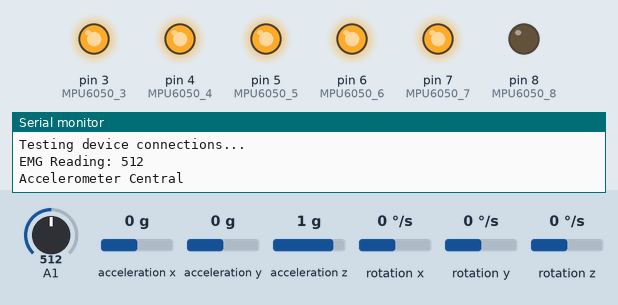
Bench run of a sketch on a simulated Arduino Uno, built with avr-gcc and run on an emulated ATmega328P. Shown: output pins drawn as LEDs (lit = HIGH), the last lines printed to the serial monitor. The inputs (shaded band) are chosen by the test bench; at power-on: A1 = 512, acceleration x 0 g, acceleration y 0 g, acceleration z 1 g, rotation x 0 °/s, rotation y 0 °/s, rotation z 0 °/s.

Above: at 0.05 s.
At 0.64 s:
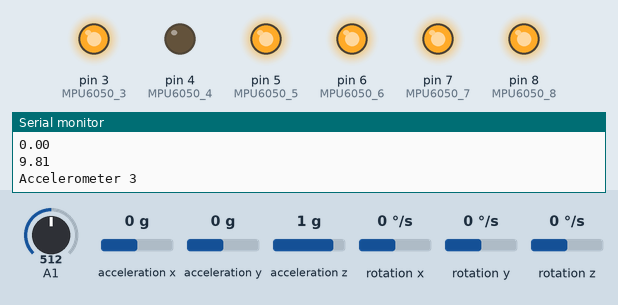
At 1.01 s:
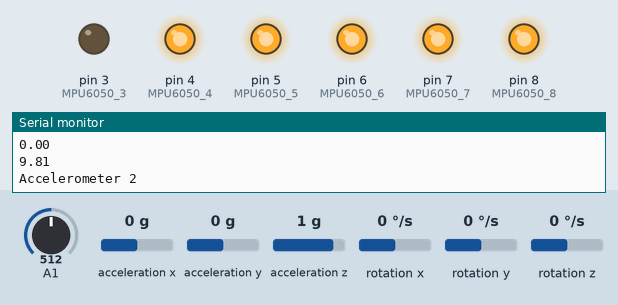
At 1.31 s:
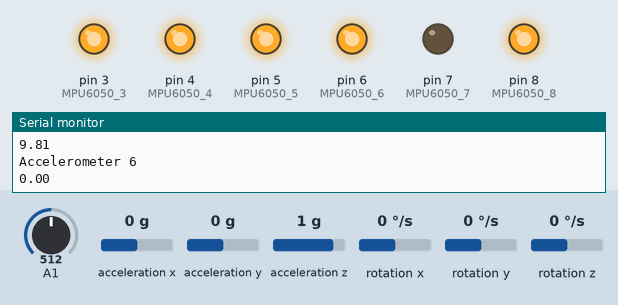
At 2.12 s:
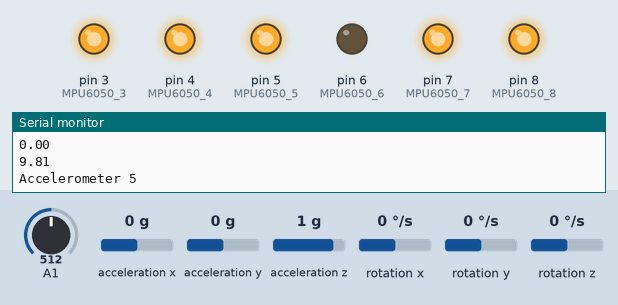
At 2.94 s:
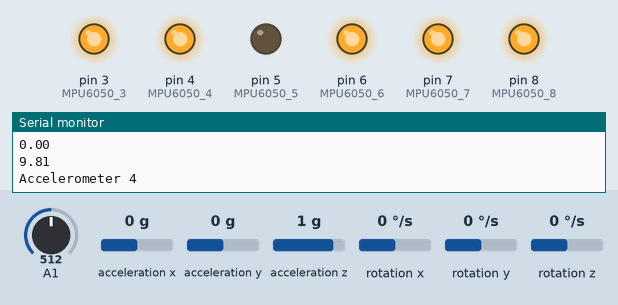
Timing chart, 0 to 3.2 s (numbered marks = the images above):
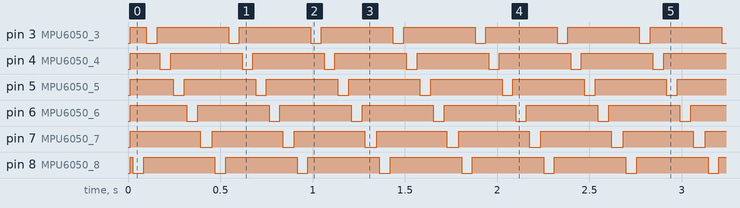

Measured:
- by itself, pin 3 (MPU6050_3), pin 4 (MPU6050_4), pin 5 (MPU6050_5), pin 8 (MPU6050_8): repeats every 0.45 s: LOW 0.06 s, HIGH 0.39 s
- by itself, pin 6 (MPU6050_6): alternates HIGH for 0.39 s and LOW for 0.06 s
- by itself, pin 7 (MPU6050_7): alternates HIGH for 0.38 s and LOW for 0.06 s

The sketch:

_6MPUv1.0.ino
```cpp
//Example code for configuring 6 seperate MPU6050 accelerometers
/* Author(s): SRIRAM BOPPANA, Jason Ummel, Samuel Kuhns
*  Date: 02/19/2017
*  This code is based off the Jeff Rowberg I2Cdev.h and MPU6050.h library files
*  This code has not been tested and is only for reference
*
 */

 /*
  * Offsets must be set before each reading
  * Sensors are set to high and low via the AD0 pin because SCL and SDA are in series.
  * This code is best used to test the readings of all the sensors simultaneously
  */

 /*
  * Offsets for individual MIND MPU's are as follows

  *

  *
  *
  * MPU 3
    Your offsets:  -3  -13 3814  0 -2  124

      accelgyroIC1.setXAccelOffset(-3);
      accelgyroIC1.setYAccelOffset(-13);
      accelgyroIC1.setZAccelOffset(3814);
  *
  *
  * MPU 4
  * Your offsets:  -2  -25 3644  0 0 115

      accelgyroIC1.setXAccelOffset(-2);
      accelgyroIC1.setYAccelOffset(-25);
      accelgyroIC1.setZAccelOffset(3644);

    MPU 5
    Your offsets:  -49 -94 3679  0 -1  126

      accelgyroIC1.setXAccelOffset(-49);
      accelgyroIC1.setYAccelOffset(-94);
      accelgyroIC1.setZAccelOffset(3679);

    MPU 6
    Your offsets:  -72 0 3685  0 0 124

      accelgyroIC1.setXAccelOffset(-72);
      accelgyroIC1.setYAccelOffset(0);
      accelgyroIC1.setZAccelOffset(3685);

    MPU 7
    Your offsets:  -38  -2  3684  0 0 123

      accelgyroIC1.setXAccelOffset(-38);
      accelgyroIC1.setYAccelOffset(-2);
      accelgyroIC1.setZAccelOffset(3684);

    MPU 8
    Your offsets:  -72 -4  3684  0 0 125

      accelgyroIC1.setXAccelOffset(-72);
      accelgyroIC1.setYAccelOffset(-4);
      accelgyroIC1.setZAccelOffset(3684);

  *
  */

#include "I2Cdev.h"
#include "MPU6050.h"
#include "math.h"
//#if I2CDEV_IMPLEMENTATION == I2CDEV_ARDUINO_WIRE
  //#include "Wire.h"
//#endif
#define OUTPUT_READABLE_ACCELGYRO

/*Declare digital pins to connect to AD0 pin on MPU6050*/
int MPU6050_8 = 8;  //digital pin 8
int MPU6050_3 = 3; //digital pin 2
int MPU6050_4 = 4; //digital pin 3
int MPU6050_5 = 5; //digital pin 4
int MPU6050_6 = 6; //digital pin 5
int MPU6050_7 = 7; //digital pin 6

int16_t ax, ay, az;
int16_t gx, gy, gz;
float ac_x, ac_y, ac_z;
float ax_cor, ay_cor, az_cor;
float ax_m, ay_m, az_m;
float mag;
int emg;
bool blinkState = false;
int azr;
int ayr;
int axr;

// Declare I2C device with corresponding address
MPU6050 accelgyroIC1(0x68); // default I2C address 0x69 when inactive HIGH   //don't I need to have 2 declared???
MPU6050 accelgyroIC2(0x69); //default I2C address 0x68 when active LOW


void setup() {
  // put your setup code here, to run once:


   #if I2CDEV_IMPLEMENTATION == I2CDEV_ARDUINO_WIRE
      Wire.begin();
   #elif I2CDEV_IMPLEMENTATION == I2CDEV_BUILTIN_FASTWIRE
       Fastwire::setup(400, true);
   #endif

  Serial.begin(19200);
 Serial.print("Initialize\n");
accelgyroIC1.initialize(); //default I2C address 0x68 when active LOW
accelgyroIC2.initialize(); // default I2C address 0x68 when inactive HIGH


// Verify Connection
Serial.println("Testing device connections...");


  pinMode(MPU6050_8,OUTPUT);
 // pinMode(MPU6050_palm,OUTPUT);
  pinMode(MPU6050_3,OUTPUT);
  pinMode(MPU6050_4,OUTPUT);
  pinMode(MPU6050_5,OUTPUT);
  pinMode(MPU6050_6,OUTPUT);
  pinMode(MPU6050_7,OUTPUT);
  pinMode(A1,INPUT);


  delay(5);

}

void loop() {

//EMG Reading is completely optional and will be stored/implemented later.
  emg = analogRead(A1);
  Serial.print("EMG Reading: ");
  Serial.println(emg);
  delay(5);

 /*
  * Offsets must be set before each reading
  * Sensors are set to high and low via the AD0 pin because SCL and SDA are in series.
  * This code is best used to test the readings of all the sensors simultaneously
  */

  for (int c = 1; c <= 6; c++){
    //Reset the address of all devices
    digitalWrite(MPU6050_8,HIGH);
    //digitalWrite(MPU6050_palm,HIGH);
    digitalWrite(MPU6050_3,HIGH);
    digitalWrite(MPU6050_4,HIGH);
    digitalWrite(MPU6050_5,HIGH);
    digitalWrite(MPU6050_6,HIGH);
    digitalWrite(MPU6050_7,HIGH);

    delay(15);
    if (c == 1){
      digitalWrite(MPU6050_8,LOW);// set MPU6050 # 1 as the device being read
      delay(15);

      accelgyroIC1.setXAccelOffset(-72);
      accelgyroIC1.setYAccelOffset(-4);
      accelgyroIC1.setZAccelOffset(3684);

      accelgyroIC1.getAcceleration(&ax,&ay,&az);
      Serial.println("Accelerometer Central");

    }
    else if (c == 2){
      digitalWrite(MPU6050_3,LOW);// set MPU6050 # 2 as the device being read
      delay(15);

      accelgyroIC1.setXAccelOffset(-3);
      accelgyroIC1.setYAccelOffset(-13);
      accelgyroIC1.setZAccelOffset(3814);

      accelgyroIC1.getAcceleration(&ax,&ay,&az);
      Serial.println("Accelerometer 2");
    }
   else if (c == 3){
    digitalWrite(MPU6050_4,LOW);// set MPU6050 # 3 as the device being read
      delay(15);

      accelgyroIC1.setXAccelOffset(-2);
      accelgyroIC1.setYAccelOffset(-25);
      accelgyroIC1.setZAccelOffset(3644);

      accelgyroIC1.getAcceleration(&ax,&ay,&az);
      Serial.println("Accelerometer 3");

  }
  else if (c == 4){
    digitalWrite(MPU6050_5,LOW);// set MPU6050 # 4 as the device being read
      delay(15);

      accelgyroIC1.setXAccelOffset(-49);
      accelgyroIC1.setYAccelOffset(-94);
      accelgyroIC1.setZAccelOffset(3679);

      accelgyroIC1.getAcceleration(&ax,&ay,&az);
      Serial.println("Accelerometer 4");
  }
  else if (c == 5){
    digitalWrite(MPU6050_6,LOW);// set MPU6050 # 5 as the device being read
    delay(15);

      accelgyroIC1.setXAccelOffset(-72);
      accelgyroIC1.setYAccelOffset(0);
      accelgyroIC1.setZAccelOffset(3685);

    accelgyroIC1.getAcceleration(&ax,&ay,&az);
    Serial.println("Accelerometer 5");
  }
    else if (c == 6){
    digitalWrite(MPU6050_7,LOW);// set MPU6050 # 5 as the device being read
      delay(15);


      accelgyroIC1.setXAccelOffset(-38);
      accelgyroIC1.setYAccelOffset(-2);
      accelgyroIC1.setZAccelOffset(3684);

      accelgyroIC1.getAcceleration(&ax,&ay,&az);
      Serial.println("Accelerometer 6");
  }
  /*else if (c == 7){
    digitalWrite(MPU6050_palm,LOW);// set MPU6050 # 5 as the device being read
     delay(15);

      accelgyroIC1.setXAccelOffset(-836);
      accelgyroIC1.setYAccelOffset(-2474);
      accelgyroIC1.setZAccelOffset(490);

      accelgyroIC1.getAcceleration(&ax,&ay,&az);
      Serial.println("Accelerometer Palm");
  }*/


  // THIS ADJUSTS RAW VALUES TO GIVE m/s^2// (we probably just want angles in final output)
  ac_x = (ax/16384.00)*9.81;
  ac_y = (ay/16384.00)*9.81;
  ac_z = (az/16384.00)*9.81;
  Serial.println(ac_x);
  Serial.println(ac_y);
  Serial.println(ac_z);
  delay(40); //40 microsecond delay to prevent simultaneous reading and writing on I2C bus
  }

}
```
